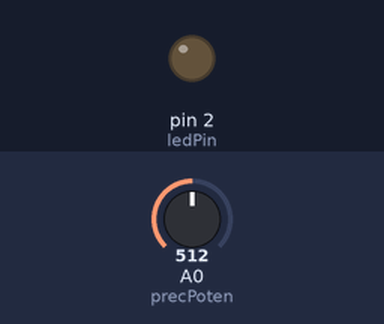
This sketch was run on a simulated Arduino Uno, built with avr-gcc and run on an emulated ATmega328P. Shown: output pins drawn as LEDs (lit = HIGH). Inputs (shaded band) come from the test bench; at power-on: A0 (precPoten) = 512.

Above: at 1.2 s.
1.3 s: A0 (precPoten) set to 524
At 1.6 s:
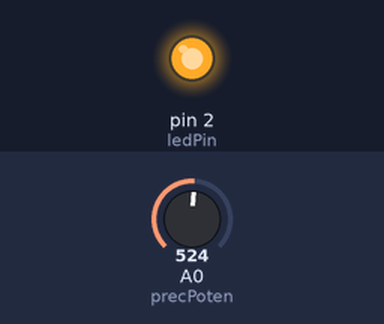
2.8 s: A0 (precPoten) set to 511
At 3.9 s:
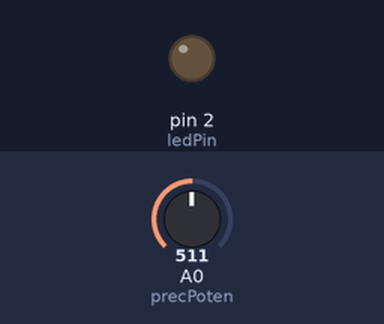
4.3 s: A0 (precPoten) set to 716
At 5.1 s:
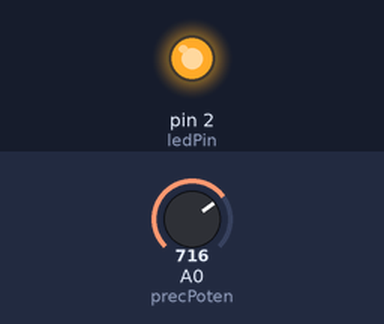
Timing chart, 0 to 7.3 s (numbered marks = the images above; inputs shaded):
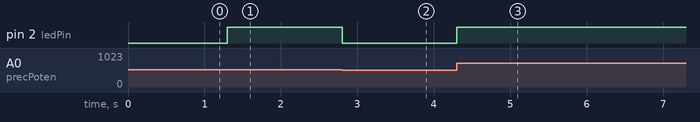

The sketch:

8_Precision_Potentiometer.ino
```cpp
int ledPin = 2;
int precPoten = 0;

void setup()
{
  pinMode(ledPin,OUTPUT);
}

void loop()
{
  int ppVal = analogRead(precPoten);
  ppVal = map(ppVal, 1, 1024, 1, 255);
  analogWrite(ledPin, ppVal);
}
```

Measured:
- the behaviour switches between 512 and 513 on A0 (precPoten) (found by bisection; images 0 and 1)
- after the input at 1.3 s, pin 2 (ledPin): LOW → HIGH at once
- after the input at 2.8 s, pin 2 (ledPin): HIGH → LOW at once
- after the input at 4.3 s, pin 2 (ledPin): LOW → HIGH at once
